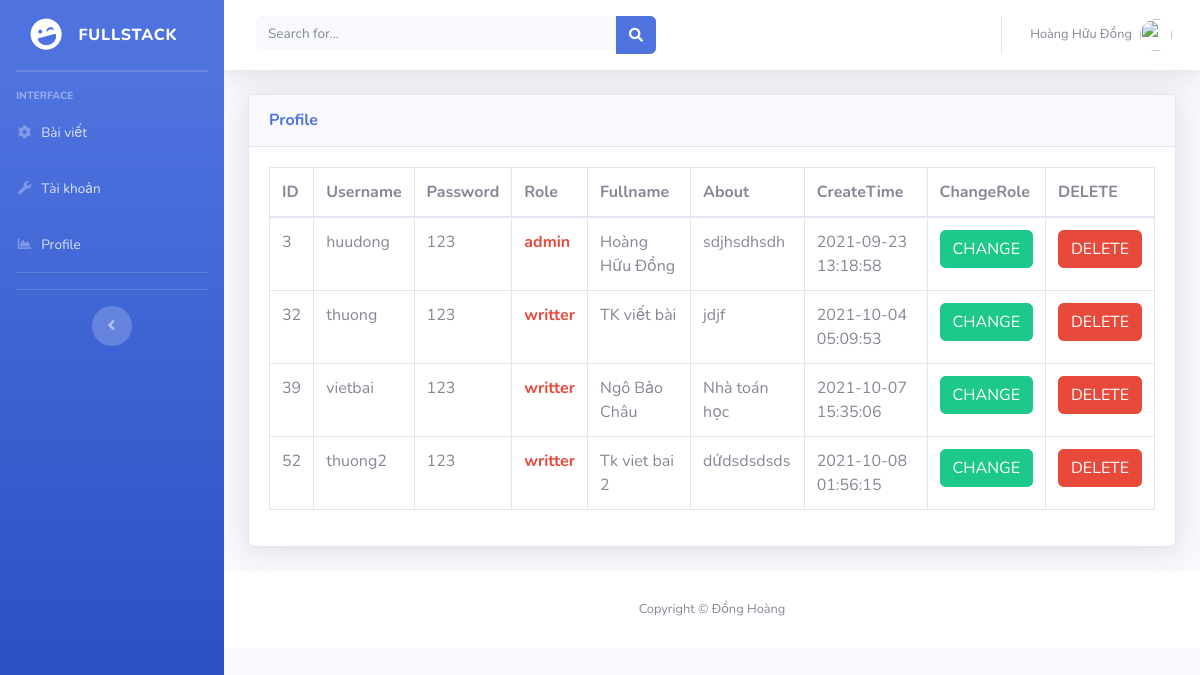
Page /User (signed in) on the committed database.
### tables this page shows
CREATE TABLE `users` (
  `id` bigint(11) NOT NULL,
  `username` varchar(150) NOT NULL,
  `password` varchar(50) NOT NULL,
  `roleid` bigint(20) NOT NULL,
  `fullname` varchar(150) NOT NULL,
  `about` text DEFAULT NULL,
  `createtime` timestamp NOT NULL DEFAULT current_timestamp(),
  `updatetime` timestamp NOT NULL DEFAULT current_timestamp() ON UPDATE current_timestamp()
);

### mvc/Core/Controller.php (called while the page is built, shortened)
<?php
Class Controller{
  public function model($model){
    return new $model;
  }
  public function view($type,$view,$data=[]){
      require_once "./mvc/Views/".$type."/".$view.".php";
  }
}
?>

### mvc/Core/App.php (called while the page is built, shortened)
<?php
class App{
    protected $action = "index";
    function __construct(){
         $arr = $this->urlProcess();
         if(!empty($arr)){
             if(file_exists("./mvc/Controllers/".$arr[0].".php")){
               $this->controller = $arr[0];
               unset($arr[0]);
             }
         }
         $this->controller = new $this->controller;
         $this->params = $arr?array_values($arr):[];
       call_user_func_array([$this->controller,$this->action],$this->params);
    }
    function urlProcess(){
        if(isset($_GET['url'])){
            $u =$_GET['url'];
         return explode("/",filter_var(trim($u,"/")));
        }
    }
}
?>

### index.php (called while the page is built, shortened)
<?php
$run = new App();

### mvc/Database/DB.php (called while the page is built, shortened)
<?php
require_once "CONST_DB.php";
class Database {
  protected $conn=null;
  public function __construct(){
      try {
          $this->conn = new PDO(SRC, USERNAME, PASSWORD);
      } catch (PDOException $e) {
           die();
      }
  }
    protected function showAll($sql){
        $sth = $this->conn->prepare($sql);
        $sth->setFetchMode(PDO::FETCH_ASSOC);
        $sth->execute();
        $result = $sth->fetchAll();
        return $result;
    }
  }

### mvc/Models/UserModel.php (called while the page is built, shortened)
<?php
   require_once "./mvc/Database/DB.php";
  class UserModel extends Database{
    public function readAll(){
      $sql = "SELECT * from users";
      return $this->showAll($sql);
    }
   }
?>

### mvc/Database/CONST_DB.php (called while the page is built, shortened)
<?php
$src = "mysql:host=".HOST.";dbname=".DATABASE.";charset=UTF8";
?>

### mvc/Views/admin/account.php (the view, shortened to what this page needs)
<?php
include('includes/header.php');
include('includes/navbar.php');
?>
<div class="container-fluid">
<div class="card shadow mb-4">
  <div class="card-header py-3">
    <h6 class="m-0 font-weight-bold text-primary">Profile
    </h6>
  </div>
  <div class="card-body">
    <div class="table-responsive">
      <table class="table table-bordered" id="dataTable" width="100%" cellspacing="0">
        <thead>
          <tr>
            <th> ID </th>
            <th> Username </th>
            <th>Password</th>
            <th>Role </th>
            <th>Fullname </th>
            <th>About</th>
            <th>CreateTime</th>
            <th>ChangeRole </th>
            <th>DELETE </th>
          </tr>
        </thead>
        <tbody>
        <?php
          if(!empty($data['table'])){
            foreach ($data['table'] as $key => $value) {
              $role = $value['roleid'] == 1 ? "writter" : "admin";
              $roleChange = $value['roleid'] == 1 ? 2 : 1;
              echo '<tr>
              <td>'.$value['id'].'</td>
              <td> '.$value['username'].'</td>
              <td> '.$value['password'].'</td>
              <td class="text-danger font-weight-bold">'.$role.'</td>
              <td> '.$value['fullname'].' </td>
              <td> '.$value['about'].' </td>
              <td> '.$value['createtime'].'</td>
              <td>
                  <form action="./User/changeRole" method="post">
                      <input type="hidden"  value='.$value["id"].' name="userid" >
                      <input type="hidden"  value='.$roleChange.' name="roleNew" >
                      <button  type="submit" class="btn btn-success" name="changeRoleBtn">CHANGE</button>
                  </form>
              </td>
              <td>
                  <form action="./User/deleteUser" method="post">
                    <input type="hidden" name="delete_id" value='.$value["id"].'>
                    <button type="submit" name="delete_btn" class="btn btn-danger" > DELETE</button>
                  </form>
              </td>
            </tr>';
            }
          }
      ?>
        </tbody>
      </table>
    </div>
  </div>
</div>
</div>
<?php
include('includes/footer.php');
?>

### mvc/Controllers/User.php (shortened to what this page needs)
<?php
    class User extends Controller{
      public $UserModel;
      public function __construct(){
            $this->UserModel = $this->model("UserModel");
        }
        public function index(){
          if(isset($_SESSION['username'])){
            if($_SESSION['isadmin'] == 1){
              $this->view("admin","account",[
                'table' => $this->UserModel->readAll(),
              ]);
            }else{
              header("Location: ./Writtermanager");
            }
          }else {
            header("Location: ./Home");
          }
      }
    }
?>

### mvc/Views/admin/includes/header.php (shortened to what this page needs)
<!DOCTYPE html>
<html lang="en">
<head>
  <link href="./mvc/Views/admin/assets/vendor/fontawesome-free/css/all.min.css" rel="stylesheet" type="text/css">
  <link href="./mvc/Views/admin/assets/css/sb-admin-2.min.css" rel="stylesheet">
</head>
<body id="page-top">
  <div id="wrapper">

### mvc/Views/admin/includes/navbar.php (shortened to what this page needs)
   <ul class="navbar-nav bg-gradient-primary sidebar sidebar-dark accordion" id="accordionSidebar">
<a class="sidebar-brand d-flex align-items-center justify-content-center" href="">
  <div class="sidebar-brand-icon rotate-n-15">
    <i class="fas fa-laugh-wink"></i>
  </div>
  <div class="sidebar-brand-text mx-3">Fullstack</div>
</a>
<hr class="sidebar-divider my-0">
<hr class="sidebar-divider">
<div class="sidebar-heading">
  Interface
</div>
<li class="nav-item">
  <a class="nav-link collapsed" href=<?php
        if(isset($_SESSION['isadmin']) && $_SESSION['isadmin'] == 1) echo "./AdminManager";
        else echo "./WritterManager";
    ?> >
    <i class="fas fa-fw fa-cog"></i>
    <span>Bài viết</span>
  </a>
</li>
<?php
if(isset($_SESSION['isadmin']) && $_SESSION['isadmin'] == 1){
  echo '<li class="nav-item">
  <a class="nav-link collapsed" href="./User">
    <i class="fas fa-fw fa-wrench"></i>
    <span>Tài khoản</span>
  </a>
</li>';
}
?>
<li class="nav-item">
  <a class="nav-link" href="./manager/account">
    <i class="fas fa-fw fa-chart-area"></i>
    <span>Profile</span></a>
</li>
<hr class="sidebar-divider">
<hr class="sidebar-divider d-none d-md-block">
<div class="text-center d-none d-md-inline">
  <button class="rounded-circle border-0" id="sidebarToggle"></button>
</div>
</ul>
    <div id="content-wrapper" class="d-flex flex-column">
      <div id="content">
        <nav class="navbar navbar-expand navbar-light bg-white topbar mb-4 static-top shadow">
          <form class="d-none d-sm-inline-block form-inline mr-auto ml-md-3 my-2 my-md-0 mw-100 navbar-search">
            <div class="input-group">
              <input type="text" class="form-control bg-light border-0 small" placeholder="Search for..." aria-label="Search" aria-describedby="basic-addon2">
              <div class="input-group-append">
                <button class="btn btn-primary" type="button">
                  <i class="fas fa-search fa-sm"></i>
                </button>
              </div>
            </div>
          </form>
          <ul class="navbar-nav ml-auto">
            <li class="nav-item dropdown no-arrow">
              <a class="nav-link dropdown-toggle" href="#" id="userDropdown" role="button" data-toggle="dropdown" aria-haspopup="true" aria-expanded="false">
                <span class="mr-2 d-none d-lg-inline text-gray-600 small">
               <?php
                    if(!empty($_SESSION['fullname'])) echo $_SESSION['fullname'];
               ?>
                </span>
                <img class="img-profile rounded-circle" src="https://source.unsplash.com/QAB-WJcbgJk/60x60">
              </a>
            </li>
          </ul>
        </nav>

### mvc/Views/admin/includes/footer.php
      <footer class="sticky-footer bg-white">
        <div class="container my-auto">
          <div class="copyright text-center my-auto">
            <span>Copyright &copy; Đồng Hoàng</span>
          </div>
        </div>
      </footer>
      </div>
      </div>
    </div>
</body>
</html>

### rows in the picture
users: id "3", username "huudong", password "123", roleid "admin", fullname "Hoàng Hữu Đồng", about "sdjhsdhsdh", createtime "2021-09-23 13:18:58"
users: id "32", username "thuong", password "123", roleid "writter", fullname "TK viết bài", about "jdjf", createtime "2021-10-04 05:09:53"
users: id "39", username "vietbai", password "123", roleid "writter", fullname "Ngô Bảo Châu", about "Nhà toán học", createtime "2021-10-07 15:35:06"
users: id "52", username "thuong2", password "123", roleid "writter", fullname "Tk viet bai 2", about "dứdsdsdsds", createtime "2021-10-08 01:56:15"

### other values in the picture
$_SESSION['fullname'] "Hoàng Hữu Đồng"
